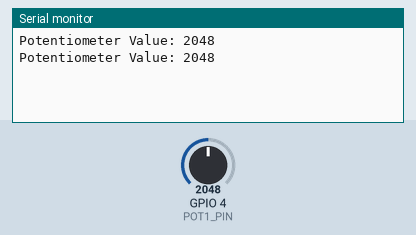
A program run on a simulated ESP32-S3. On the bench: the last lines printed to the serial monitor. The inputs (shaded band) are chosen by the test bench; at power-on: GPIO 4 (POT1_PIN) = 2048.

Above: at 1.8 s.
1.9 s: GPIO 4 (POT1_PIN) set to 2866
At 2.7 s:
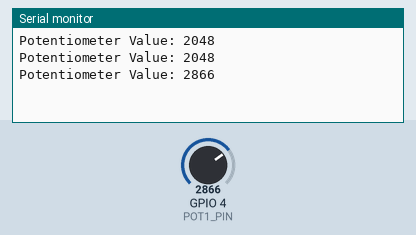
3.4 s: GPIO 4 (POT1_PIN) set to 3603
At 4.8 s:
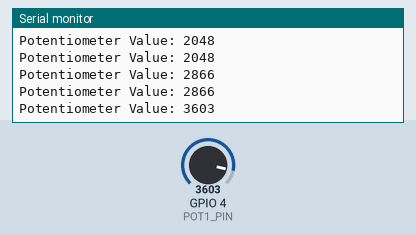
Timing chart, 0 to 6.4 s (numbered marks = the images above; inputs shaded):
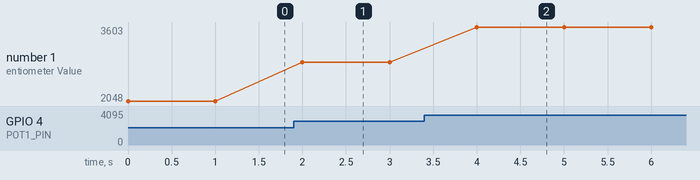

The program:

main.cpp
```cpp
#include <Arduino.h>

const int POT1_PIN = 4;

void setup() {
  Serial.begin(115200);
  analogSetPinAttenuation(POT1_PIN, ADC_11db);
}

void loop() {
  uint16_t potValue = analogRead(POT1_PIN);
  Serial.printf("Potentiometer Value: %u\n", potValue);
  delay(1000);
}
```

Measured:
- after the input at 1.9 s, the serial monitor: prints a new line after 0.10 s (image 1)
- after the input at 3.4 s, the serial monitor: prints a new line after 0.60 s (image 2)
- plotted number 1: 2048 → 2866 after the input at 1.9 s, 2866 → 3603 after the input at 3.4 s
